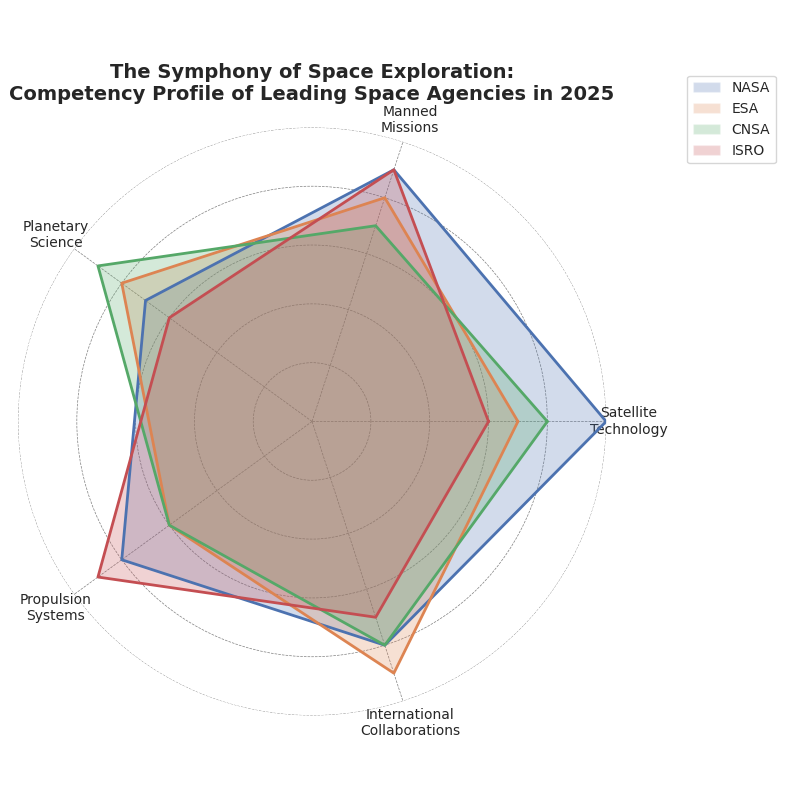

Source code (Python):
import matplotlib.pyplot as plt
import numpy as np

agencies = ['NASA', 'ESA', 'CNSA', 'ISRO']
domains = ['Satellite\nTechnology', 'Manned\nMissions', 'Planetary\nScience',
           'Propulsion\nSystems', 'International\nCollaborations']

# Altered competency scores for each agency
competency_scores = np.array([
    [10, 9, 7, 8, 8],  # NASA - Randomly changed
    [7, 8, 8, 6, 9],   # ESA - Randomly changed
    [8, 7, 9, 6, 8],   # CNSA - Randomly changed
    [6, 9, 6, 9, 7]    # ISRO - Randomly changed
])

num_vars = len(domains)
angles = np.linspace(0, 2 * np.pi, num_vars, endpoint=False).tolist()
angles += angles[:1]

fig, ax = plt.subplots(figsize=(8, 8), subplot_kw=dict(polar=True))
ax.set_ylim(0, 10)

for i, agency in enumerate(agencies):
    values = competency_scores[i].tolist()
    values += values[:1]
    
    ax.fill(angles, values, alpha=0.25, label=agency)
    ax.plot(angles, values, linewidth=2, linestyle='-')

ax.set_yticklabels([])
ax.set_xticks(angles[:-1])
ax.set_xticklabels(domains, fontsize=10, ha='center')
ax.spines['polar'].set_visible(False)
ax.grid(color='grey', linestyle='--', linewidth=0.5)

plt.title('The Symphony of Space Exploration:\nCompetency Profile of Leading Space Agencies in 2025',
          fontsize=14, fontweight='bold', pad=20)
plt.legend(loc='upper right', bbox_to_anchor=(1.3, 1.1), fontsize=10)
plt.tight_layout()

plt.show()
